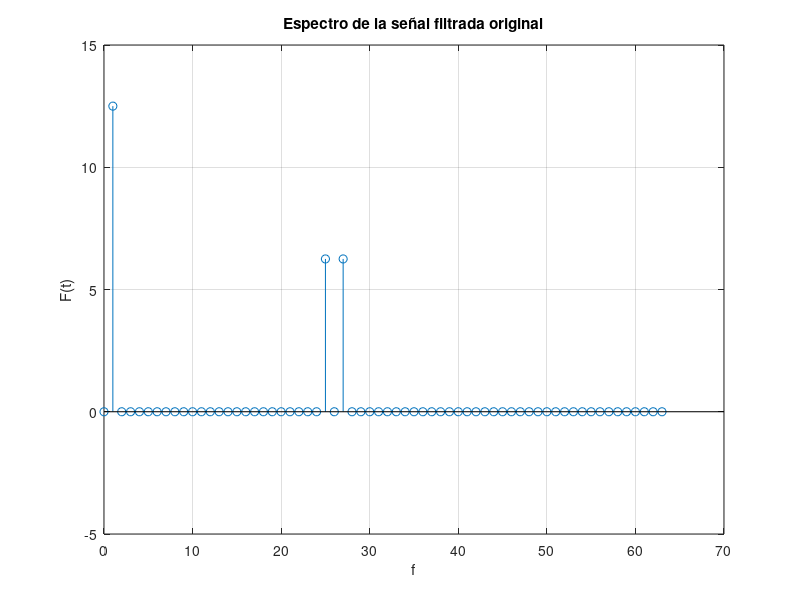

Write MATLAB code to recreate this figure.
%{
** ######################################################################################################
**      Archivo: 03 - 09 - EspectroSenhalFiltrada.m
**      SO: Windows 11
**      Herramienta: Visual Studio Code
**                   MATLAB R2023a
**
**      Notas:
**          CHECAR BIEN EN CLASE
** ######################################################################################################
%}

clear all
clf                                     % Elimina las figuras
clc

% MAIN PROGRAM
Fs = 128;                               % Declaramos las cntes
T = 1 / Fs;
A = 5;
fport = 13;
Amen = 2;
fmen = 1;

t = 0 : T : 2;                          % Definimos el intervalo

Sport = A * cos(2 * pi* fport * t);     % Declaramos las funciónes
Smen = Amen * cos(2 * pi * fmen * t);
Smod = Sport .* Smen;
Sdesm = Smod .* Sport;
fn = Fs / 2;
fcn = 1 / fn;
[num den] = butter(2, fcn);
Sfil = filter(num, den, Sdesm);         % Señal filtrada
SFIL = (1 / Fs) .* real(fft(Sdesm, Fs));
F =  0 : (Fs / 2) - 1;

stem(F, SFIL(F + 1))                    % Graficamos
title('Espectro de la señal filtrada original')
xlabel('f')
ylabel('F(t)')
grid on